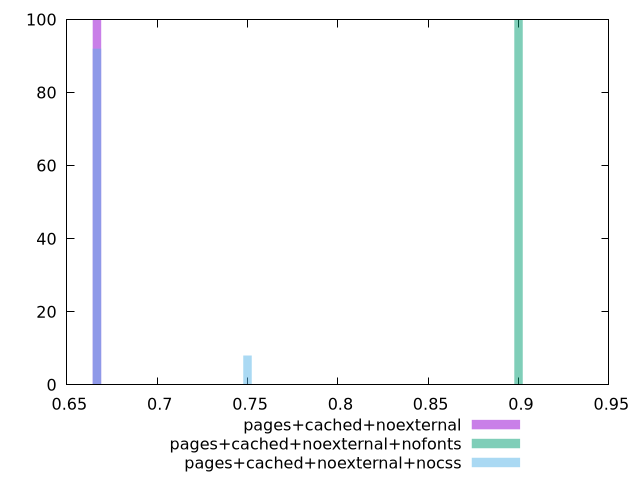

Write the gnuplot code that produced this figure.
$_pagesCachedNoexternal <<EOF
450 100
EOF
$_pagesCachedNoexternalNofonts <<EOF
150 100
EOF
$_pagesCachedNoexternalNocss <<EOF
450 92
300 8
EOF
set key outside below
set terminal pngcairo
set output "report_00006_2020-11-02T20-21-41.718Z/uses-text-compression/uses-text-compression_pages+cached+noexternal_pages+cached+noexternal+nofonts_pages+cached+noexternal+nocss+hist.png"
set boxwidth 6
set style fill transparent solid 0.5 noborder
set yrange [0:100]
plot $_pagesCachedNoexternal title "pages+cached+noexternal" with boxes ,$_pagesCachedNoexternalNofonts title "pages+cached+noexternal+nofonts" with boxes ,$_pagesCachedNoexternalNocss title "pages+cached+noexternal+nocss" with boxes ,
